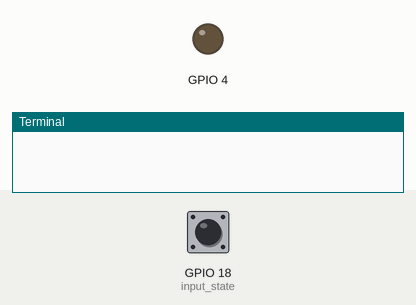
Simulated run of this program. Board: Raspberry Pi (BCM pin numbers). Parts: output pins drawn as LEDs (lit = HIGH), the last lines printed to the terminal. The inputs (shaded band) are chosen by the test bench; at power-on: GPIO 18 (input_state) HIGH.

Above: at 1.2 s.
1.3 s: GPIO 18 (input_state) pulled LOW for 0.15 s
At 1.4 s:
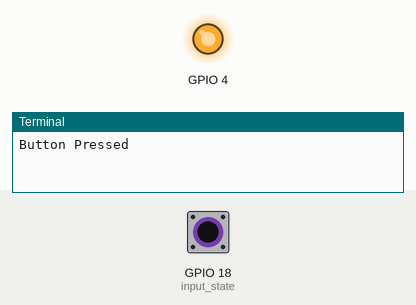
3.0 s: GPIO 18 (input_state) pulled LOW for 3.2 s
At 6.9 s:
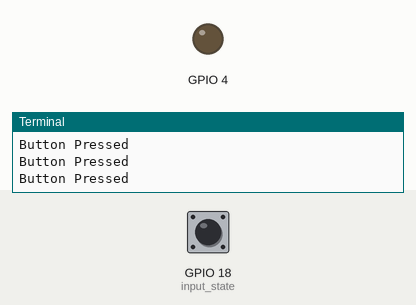
Timing chart, 0 to 8.4 s (numbered marks = the images above; inputs shaded):
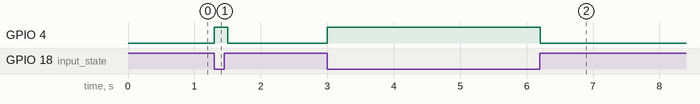

The program:

button_pressed_blink.py
```python
import RPi.GPIO as GPIO
import time

# Pin Definitons:
#using BCM scheme, pin18 is physical pin 6 from right
GPIO.setmode(GPIO.BCM) #setting up the format of counting pins
GPIO.setwarnings(False)

GPIO.setup(18, GPIO.IN, pull_up_down=GPIO.PUD_UP) #sets up state of the button, receiving input data on pin 18
GPIO.setup(4,GPIO.OUT)
#set up another pin to send the current above
#GPIO04 is forth pin from the left side

while True:
    input_state = GPIO.input(18) #input state is True, button not pressed
    if input_state == False:
        print('Button Pressed')
        GPIO.output(4,GPIO.HIGH)
        time.sleep(0.2)
    else:
        GPIO.output(4,GPIO.LOW)
```

Measured:
- after the input at 1.3 s, GPIO 4: LOW → HIGH at once, → LOW 0.20 s later
- after the input at 3.0 s, GPIO 4: LOW → HIGH at once, → LOW 3.2 s later
